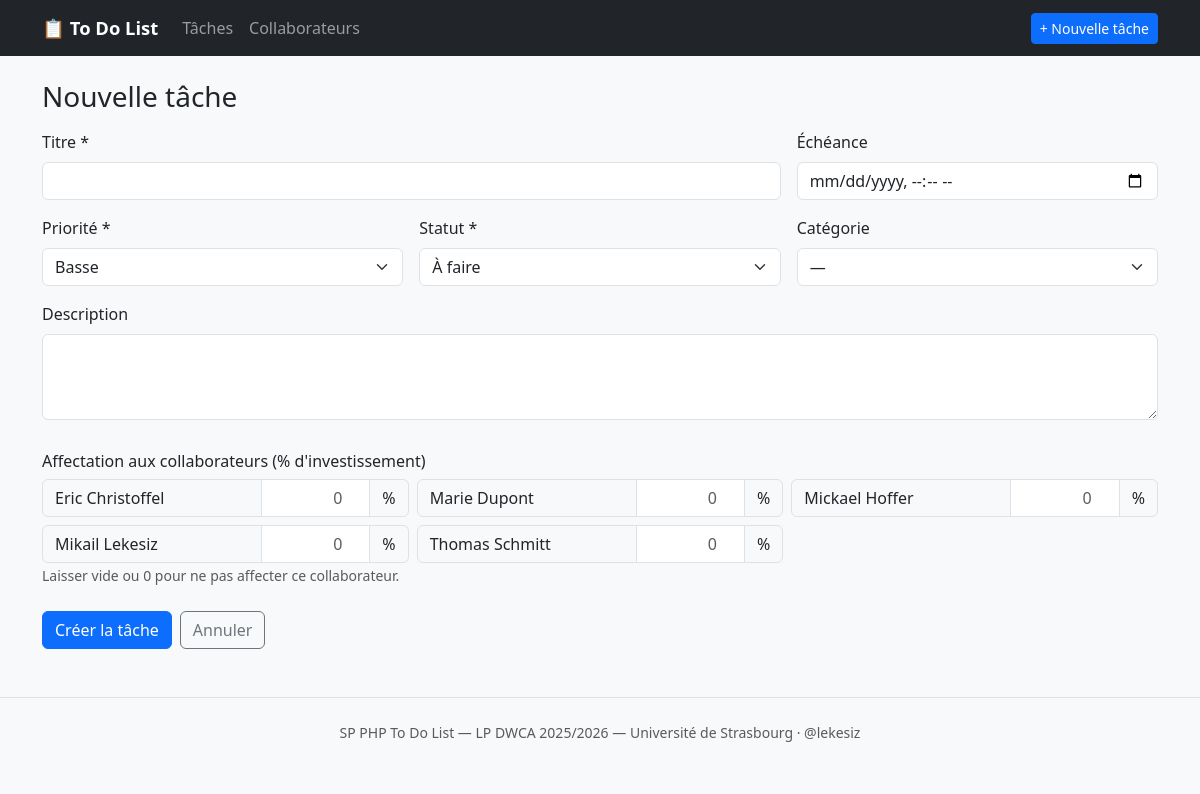
The page /public/?r=tache/create on the database its author committed.
### tables this page shows
CREATE TABLE `collaborateur` (
  `idCollaborateur`   INT(11)        NOT NULL AUTO_INCREMENT,
  `nomCollaborateur`  VARCHAR(80)    NOT NULL,
  PRIMARY KEY (`idCollaborateur`),
  UNIQUE KEY `uq_nomCollaborateur` (`nomCollaborateur`)
);

### src/controllers/TacheController.php (called while the page is built, shortened)
<?php
final class TacheController extends Controller
{
    public function create(): void
    {
        $this->renderForm(null);
    }
    private function renderForm(?array $tache): void
    {
        $old = $_SESSION['old'] ?? null;
        $data = $old ?? $tache ?? [
            'idPriorite' => 2, 'idStatut' => 1, 'idCategorie' => '',
            'titreTache' => '', 'descriptionTache' => '', 'dateEcheance' => null,
        ];
        $assignedMap = [];
        $this->render('tache/form', [
            'data'           => $data,
            'tache'          => $tache,
            'priorites'      => Reference::priorites(),
            'statuts'        => Reference::statuts(),
            'categories'     => Reference::categories(),
            'collaborateurs' => Collaborateur::all(),
            'assignedMap'    => $assignedMap,
        ], $tache ? 'Modifier la tâche' : 'Nouvelle tâche');
    }
}

### src/Router.php (called while the page is built, shortened)
<?php
final class Router
{
    public function dispatch(): void
    {
        $route  = $_GET['r']  ?? 'home/index';
        $parts  = explode('/', trim($route, '/'));
        $action   = $parts[1] ?? 'index';
        $controller = new $controllerClass();
        try {
            $controller->$action();
        } catch (\Throwable $e) {
            $this->serverError($e);
        }
    }
}

### public/index.php (called while the page is built, shortened)
<?php
$config = require __DIR__ . '/../config/config.php';
$router = new \App\Router();
$router->dispatch();

### config/config.php (called while the page is built, shortened)
<?php
$localFile = __DIR__ . '/config.local.php';
if (!function_exists('cfg_env')) {
    function cfg_env(string $key, $default = null) {
        $val = getenv($key);
        return ($val === false) ? $default : $val;
    }
}
return [
    'db' => [
        'host'     => cfg_env('DB_HOST',     'localhost'),
        'port'     => (int) cfg_env('DB_PORT', 3306),
        'dbname'   => cfg_env('DB_NAME',     'todoList'),
        'user'     => cfg_env('DB_USER',     'root'),
        'password' => cfg_env('DB_PASSWORD', 'root'),
        'charset'  => 'utf8mb4',
    ],
    'app' => [
        'name'      => cfg_env('APP_NAME', 'To Do List — SP PHP'),
        'base_url'  => cfg_env('APP_BASE_URL', '/todoList-app/public'),
        'timezone'  => cfg_env('APP_TIMEZONE', 'Europe/Paris'),
        'debug'     => filter_var(cfg_env('APP_DEBUG', 'true'), FILTER_VALIDATE_BOOLEAN),
    ],
];

### src/models/Reference.php (called while the page is built, shortened)
<?php
final class Reference
{
    public static function priorites(): array
    {
        return Database::getInstance()
            ->query("SELECT * FROM priorite ORDER BY niveauPriorite")
            ->fetchAll();
    }
    public static function statuts(): array
    {
        return Database::getInstance()
            ->query("SELECT * FROM statut ORDER BY ordreAffichage")
            ->fetchAll();
    }
}

### src/models/Collaborateur.php (called while the page is built, shortened)
<?php
final class Collaborateur
{
    public static function all(): array
    {
        return Database::getInstance()
            ->query("SELECT * FROM collaborateur ORDER BY nomCollaborateur")
            ->fetchAll();
    }
}

### views/tache/form.php (the view, shortened to what this page needs)
<?php
$config = require __DIR__ . '/../../config/config.php';
$base = $config['app']['base_url'];
$isEdit = $tache !== null;
$formAction = $isEdit
    ? $base . '/?r=tache/update&id=' . (int) $tache['idTache']
    : $base . '/?r=tache/store';
$echeance = !empty($data['dateEcheance']) ? date('Y-m-d\TH:i', strtotime($data['dateEcheance'])) : '';
?>
<h1 class="h3 mb-3"><?= $isEdit ? 'Modifier la tâche' : 'Nouvelle tâche' ?></h1>
<form method="post" action="<?= htmlspecialchars($formAction) ?>" class="row g-3">
  <div class="col-md-8">
    <label class="form-label" for="titreTache">Titre *</label>
    <input type="text" id="titreTache" name="titreTache" maxlength="150" required
           class="form-control" value="<?= htmlspecialchars($data['titreTache'] ?? '') ?>">
  </div>
  <div class="col-md-4">
    <label class="form-label" for="dateEcheance">Échéance</label>
    <input type="datetime-local" id="dateEcheance" name="dateEcheance"
           class="form-control" value="<?= htmlspecialchars($echeance) ?>">
  </div>
  <div class="col-md-4">
    <label class="form-label" for="idPriorite">Priorité *</label>
    <select id="idPriorite" name="idPriorite" class="form-select" required>
      <?php foreach ($priorites as $p): ?>
        <option value="<?= (int) $p['idPriorite'] ?>" <?= ($data['idPriorite'] == $p['idPriorite']) ? 'selected' : '' ?>>
          <?= htmlspecialchars($p['libellePriorite']) ?>
        </option>
      <?php endforeach; ?>
    </select>
  </div>
  <div class="col-md-4">
    <label class="form-label" for="idStatut">Statut *</label>
    <select id="idStatut" name="idStatut" class="form-select" required>
      <?php foreach ($statuts as $s): ?>
        <option value="<?= (int) $s['idStatut'] ?>" <?= ($data['idStatut'] == $s['idStatut']) ? 'selected' : '' ?>>
          <?= htmlspecialchars($s['libelleStatut']) ?>
        </option>
      <?php endforeach; ?>
    </select>
  </div>
  <div class="col-md-4">
    <label class="form-label" for="idCategorie">Catégorie</label>
    <select id="idCategorie" name="idCategorie" class="form-select">
      <option value="">—</option>
    </select>
  </div>
  <div class="col-12">
    <label class="form-label" for="descriptionTache">Description</label>
    <textarea id="descriptionTache" name="descriptionTache" rows="3"
              class="form-control"><?= htmlspecialchars($data['descriptionTache'] ?? '') ?></textarea>
  </div>
  <div class="col-12">
    <h2 class="h6 mt-3 mb-2">Affectation aux collaborateurs (% d'investissement)</h2>
    <?php if (empty($collaborateurs)): ?>
      <p class="text-muted small">
        Aucun collaborateur. <a href="<?= $base ?>/?r=collaborateur/create">Ajoutez-en un</a> avant d'affecter.
      </p>
    <?php else: ?>
      <div class="row g-2">
        <?php foreach ($collaborateurs as $c):
          $idC = (int) $c['idCollaborateur'];
          $val = $assignedMap[$idC] ?? 0;
        ?>
          <div class="col-md-6 col-lg-4">
            <div class="input-group">
              <span class="input-group-text" style="min-width: 60%; justify-content:flex-start;">
                <?= htmlspecialchars($c['nomCollaborateur']) ?>
              </span>
              <input type="number" name="collaborateur[<?= $idC ?>]" min="0" max="100"
                     class="form-control text-end" placeholder="0"
                     value="<?= $val > 0 ? $val : '' ?>">
              <span class="input-group-text">%</span>
            </div>
          </div>
        <?php endforeach; ?>
      </div>
      <small class="text-muted">Laisser vide ou 0 pour ne pas affecter ce collaborateur.</small>
    <?php endif; ?>
  </div>
  <div class="col-12 mt-4 d-flex gap-2">
    <button type="submit" class="btn btn-primary">
      <?= $isEdit ? 'Enregistrer' : 'Créer la tâche' ?>
    </button>
    <a class="btn btn-outline-secondary" href="<?= $base ?>/?r=tache/index">Annuler</a>
  </div>
</form>

### public/assets/css/style.css (style rules this page uses)
body { background: #f8f9fa; }

### rows shown on the page
collaborateur: nomCollaborateur "Eric Christoffel"
collaborateur: nomCollaborateur "Marie Dupont"
collaborateur: nomCollaborateur "Mickael Hoffer"
collaborateur: nomCollaborateur "Mikail Lekesiz"
collaborateur: nomCollaborateur "Thomas Schmitt"

### other values the page prints
form field idPriorite "Basse"
form field idStatut "À faire"
